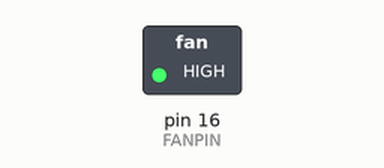
Simulated run of this sketch. Board: Arduino Uno, built with avr-gcc and run on an emulated ATmega328P. Parts: switched loads named in the sketch (green lamp = pin HIGH). What the sketch prints to the serial monitor is not drawn.

Above: at 0.1 s.
Timing chart, 0 to 1.6 s (numbered marks = the images above):
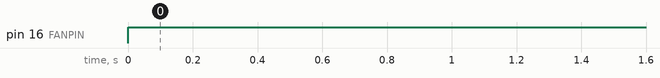

The sketch:

ard8266Task3.4.ino
```cpp
#define FANPIN 16    //定义风扇信号线接口
#define BUTTON 0    //定义按钮信号线接口

void setup()
{
  pinMode(BUTTON,INPUT);    //定义按钮为输入
  Serial.begin(9600);    //串口波特率设置为9600
}

void loop()
{
  if (digitalRead(BUTTON) == 0)    //按下按钮时，风扇旋转
  {
    analogWrite(FANPIN,1000);    //将转速值1000写入风扇信号口
    delay(2000);
    Serial.println("风扇正在工作");
  }
  else
  {
    analogWrite(FANPIN,0);    //将转速值0写入风扇信号口
    delay(2000);
    Serial.println("风扇未转动");
  }
}
```

Measured:
- by itself, pin 16 (FANPIN): LOW → HIGH at 0.00 s
